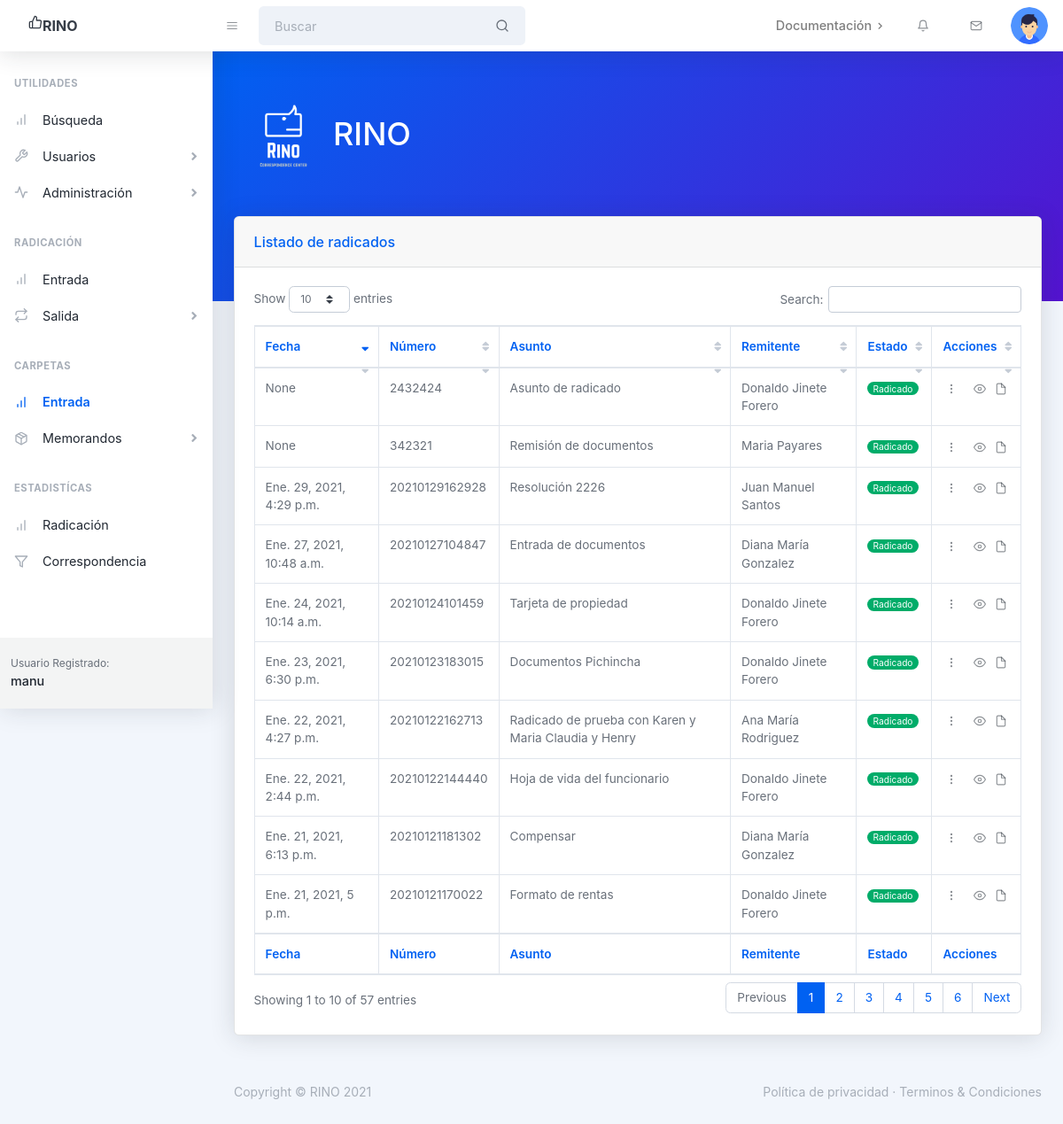
The app's page /correspondence/radicate/list/ (signed in) with its own data.
### correspondence/models.py (models this page shows, shortened)
class Radicate(models.Model):
    RADICATE_TYPES = [
        ('EN','Entrada'),
        ('SA','Salida'),
        ('ME','Memorando')
    ]
    RECEPTION_MODES = [
        ('VA','Valija'),
        ('EL','Electrónico'),
        ('472','472'),
        ('PR','Presencial')
    ]
    number = models.TextField(max_length=30,null=False)
    subject = models.TextField(max_length=256,null=True)
    type = models.TextField(max_length=60,null=False,choices=RADICATE_TYPES,default='EN')
    date_radicated = models.DateTimeField(default=datetime.now)
    creator = models.ForeignKey(User,on_delete=models.CASCADE,related_name='radicates_creator',default=False)
    person = models.ForeignKey('Person',on_delete=models.CASCADE,related_name='radicates_person',default=False)
    current_user = models.ForeignKey(User,on_delete=models.CASCADE,related_name='radicates_user',default=False)
    reception_mode = models.TextField(max_length=10,choices=RECEPTION_MODES,default='PR')
    document_file = models.FileField(upload_to="uploads/",blank=False,null=False)
    cmis_id = models.TextField(max_length=128,null=True)

class Person(models.Model):
    DOCUMENT_TYPES = [
        ('CC','Cédula de ciudadanía'),
        ('NIT','Número único de identificación tributaria'),
        ('TI','Tarjeta de identidad'),
        ('CE','Cédula de extranjería')
    ]
    document_type = models.TextField(max_length=60,choices=DOCUMENT_TYPES,null=True)
    document_number = models.CharField(max_length=25,null=True,unique=True)
    email = models.EmailField(null=True)
    name = models.CharField(max_length=256,null=False,blank=False,unique=True)
    city = models.ForeignKey('City',on_delete=models.CASCADE,related_name='persons',default=False)
    address = models.CharField(max_length=256,null=True,blank=True,unique=False)
    parent = models.ForeignKey('self',on_delete=models.CASCADE,blank=True,null=True)

### correspondence/views.py (the view)
# urls.py: path('radicate/list/',views.RadicateList.as_view(),name='list_radicate'),
class RadicateList(ListView):
    model = Radicate
    context_object_name = 'radicates'
    def get_queryset(self):
        queryset = super(RadicateList, self).get_queryset()
        queryset = queryset.filter(current_user=self.request.user)
        return queryset

### templates/correspondence/radicate_list.html
{% extends 'correspondence/main_template.html' %}
{% block content %}
  <div class="card mb-4">
      <div class="card-header">Listado de radicados</div>
      <div class="card-body">
        <div class="datatable">
          <table class="table table-bordered table-hover" id="radicateListTable" width="100%" cellspacing='0'>
            <thead>
              <tr>
                <th>Fecha</th>
                <th>Número</th>
                <th>Asunto</th>
                <th>Remitente</th>
                <th>Estado</th>
                <th>Acciones</th>
              </tr>
            </thead>
            <tfoot>
              <tr>
                <th>Fecha</th>
                <th>Número</th>
                <th>Asunto</th>
                <th>Remitente</th>
                <th>Estado</th>
                <th>Acciones</th>
              </tr>
            </tfoot>
            <tbody>
              {% for radicate in radicates %}
              <tr>
                <td>{{ radicate.date_radicated }}</td>
                <td>{{ radicate.number }}</td>
                <td>{{ radicate.subject }}</td>
                <td>{{ radicate.person.name }}</td>
                <td><div class="badge badge-success badge-pill">Radicado</div></td>
                <td>
                    <button class="btn btn-datatable btn-icon btn-transparent-dark mr-2"><i data-feather="more-vertical"></i></button>
                    <a href="{% url 'correspondence:detail_radicate' pk=radicate.pk %}" class="btn btn-datatable btn-icon btn-transparent-dark"><i data-feather="eye"></i></a>
                    {% if radicate.document_file %}
                      <a href="{{ radicate.document_file.url }}" class="btn btn-datatable btn-icon btn-transparent-dark"><i data-feather="file"></i></a>
                    {% endif %}
                </td>
              </tr>
              {% endfor %}
            </tbody>
          </table>
        </div>
      </div>
  </div>
{% endblock %}

### templates/correspondence/main_template.html (shortened to what this page needs)
<!DOCTYPE html>
<html lang="en">
    <head>
        {% load static %}
        <link href="https://cdn.datatables.net/1.10.22/css/dataTables.bootstrap4.min.css" rel="stylesheet" />
        <link href="https://cdn.jsdelivr.net/npm/daterangepicker/daterangepicker.css" rel="stylesheet" />
        <link rel="stylesheet" href="https://cdn.jsdelivr.net/npm/bootstrap-select@1.13.14/dist/css/bootstrap-select.min.css">
        <link rel="stylesheet" href="https://code.jquery.com/ui/1.12.1/themes/base/jquery-ui.css">
        <link rel="stylesheet" href="https://stackpath.bootstrapcdn.com/bootstrap/4.3.1/css/bootstrap.min.css">
        <link href="{% static 'correspondence/css/styles.css' %}" rel="stylesheet" />
        <link href="https://cdnjs.cloudflare.com/ajax/libs/bootstrap-fileinput/5.0.9/css/fileinput.min.css" media="all" rel="stylesheet" type="text/css" />
        <link rel="stylesheet" href="https://use.fontawesome.com/releases/v5.5.0/css/all.css">
    </head>
    <body class="nav-fixed">
        <nav class="topnav navbar navbar-expand shadow justify-content-between justify-content-sm-start navbar-light bg-white" id="sidenavAccordion">
            <a class="navbar-brand" href="index.html">
              <i class="ml-3" data-feather="thumbs-up"></i>RINO
            </a>
            <button class="btn btn-icon btn-transparent-dark order-1 order-lg-0 mr-lg-2" id="sidebarToggle"><i data-feather="menu"></i></button>
            <form class="form-inline mr-auto d-none d-md-block mr-3">
                <div class="input-group input-group-joined input-group-solid">
                    <input class="form-control mr-sm-2" type="search" placeholder="Buscar" aria-label="Search" />
                    <div class="input-group-append">
                        <div class="input-group-text"><i data-feather="search"></i></div>
                    </div>
                </div>
            </form>
            <ul class="navbar-nav align-items-center ml-auto">
                <li class="nav-item dropdown no-caret d-none d-sm-block mr-3">
                    <a class="nav-link dropdown-toggle" id="navbarDropdownDocs" href="javascript:void(0);" role="button" data-toggle="dropdown" aria-haspopup="true" aria-expanded="false">
                        <div class="font-weight-500">Documentación</div>
                        <i class="fas fa-chevron-right dropdown-arrow"></i>
                    </a>
                </li>
                <li class="nav-item dropdown no-caret d-none d-sm-block mr-3 dropdown-notifications">
                    <a class="btn btn-icon btn-transparent-dark dropdown-toggle" id="navbarDropdownAlerts" href="javascript:void(0);" role="button" data-toggle="dropdown" aria-haspopup="true" aria-expanded="false"><i data-feather="bell"></i></a>
                </li>
                <li class="nav-item dropdown no-caret d-none d-sm-block mr-3 dropdown-notifications">
                    <a class="btn btn-icon btn-transparent-dark dropdown-toggle" id="navbarDropdownMessages" href="javascript:void(0);" role="button" data-toggle="dropdown" aria-haspopup="true" aria-expanded="false"><i data-feather="mail"></i></a>
                </li>
                <li class="nav-item dropdown no-caret mr-3 mr-lg-0 dropdown-user">
                    <a class="btn btn-icon btn-transparent-dark dropdown-toggle" id="navbarDropdownUserImage" href="javascript:void(0);" role="button" data-toggle="dropdown" aria-haspopup="true" aria-expanded="false"><img class="img-fluid" src="{% static 'correspondence/assets/img/illustrations/profiles/Profile-Male-PNG.png' %}" /></a>
                </li>
            </ul>
        </nav>
        <div id="layoutSidenav">
            <div id="layoutSidenav_nav">
                <nav class="sidenav shadow-right sidenav-light">
                    <div class="sidenav-menu">
                        <div class="nav accordion" id="accordionSidenav">
                            <div class="sidenav-menu-heading">Utilidades</div>
                            <a class="nav-link" href="{% url 'correspondence:search_by_content'  %}">
                                <div class="nav-link-icon"><i data-feather="bar-chart"></i></div>
                                Búsqueda
                            </a>
                            <a class="nav-link collapsed" href="javascript:void(0);" data-toggle="collapse" data-target="#collapseUtilities" aria-expanded="false" aria-controls="collapseUtilities">
                                <div class="nav-link-icon"><i data-feather="tool"></i></div>
                                Usuarios
                                <div class="sidenav-collapse-arrow"><i class="fas fa-angle-down"></i></div>
                            </a>
                            <a class="nav-link collapsed" href="javascript:void(0);" data-toggle="collapse" data-target="#collapseDashboards" aria-expanded="false" aria-controls="collapseDashboards">
                                <div class="nav-link-icon"><i data-feather="activity"></i></div>
                                Administración
                                <div class="sidenav-collapse-arrow"><i class="fas fa-angle-down"></i></div>
                            </a>
                            <div class="sidenav-menu-heading">Radicación</div>
                            <a class="nav-link" href="{% url 'correspondence:search_names' %}">
                                <div class="nav-link-icon"><i data-feather="bar-chart"></i></div>
                                Entrada
                            </a>
                            <a class="nav-link collapsed" href="javascript:void(0);" data-toggle="collapse" data-target="#collapseFlows" aria-expanded="false" aria-controls="collapseFlows">
                                <div class="nav-link-icon"><i data-feather="repeat"></i></div>
                                Salida
                                <div class="sidenav-collapse-arrow"><i class="fas fa-angle-down"></i></div>
                            </a>
                            <div class="sidenav-menu-heading">Carpetas</div>
                            <a class="nav-link" href="{% url 'correspondence:list_radicate' %}">
                                <div class="nav-link-icon"><i data-feather="bar-chart"></i></div>
                                Entrada
                            </a>
                            <a class="nav-link collapsed" href="javascript:void(0);" data-toggle="collapse" data-target="#collapseComponents" aria-expanded="false" aria-controls="collapseComponents">
                                <div class="nav-link-icon"><i data-feather="package"></i></div>
                                Memorandos
                                <div class="sidenav-collapse-arrow"><i class="fas fa-angle-down"></i></div>
                            </a>
                            <div class="sidenav-menu-heading">Estadistícas</div>
                            <a class="nav-link" href="{% url 'correspondence:charts' %}">
                                <div class="nav-link-icon"><i data-feather="bar-chart"></i></div>
                                Radicación
                            </a>
                            <a class="nav-link" href="tables.html">
                                <div class="nav-link-icon"><i data-feather="filter"></i></div>
                                Correspondencia
                            </a>
                        </div>
                    </div>
                    <div class="sidenav-footer">
                        <div class="sidenav-footer-content">
                            <div class="sidenav-footer-subtitle">Usuario Registrado:</div>
                            <div class="sidenav-footer-title">{{ request.user.username }}</div>
                        </div>
                    </div>
                </nav>
            </div>
            <div id="layoutSidenav_content">
                <main>
                    <header class="page-header page-header-dark bg-gradient-primary-to-secondary pb-10">
                        <div class="container">
                            <div class="page-header-content pt-4">
                                <div class="row align-items-center justify-content-between">
                                    <div class="col-auto mt-4">
                                        <h1 class="page-header-title">
                                            <img class="float-left" src="{% static 'correspondence/assets/img/illustrations/FullColor_TransparentBg_1280x1024_72dpi_1.png' %}" style="max-width: 7rem" />
                                            RINO
                                        </h1>
                                    </div>
                                </div>
                            </div>
                        </div>
                    </header>
                    <div class="container mt-n10">
                      {% block content %}
                      {% endblock %}
                    </div>
                </main>
                <footer class="footer mt-auto footer-light">
                    <div class="container-fluid">
                        <div class="row">
                            <div class="col-md-6 small">Copyright &copy; RINO 2021</div>
                            <div class="col-md-6 text-md-right small">
                                <a href="#!">Política de privacidad</a>
                                &middot;
                                <a href="#!">Terminos &amp; Condiciones</a>
                            </div>
                        </div>
                    </div>
                </footer>
            </div>
        </div>
    </body>
</html>

### records on screen
Radicate: date_radicated "None", number "2432424", subject "Asunto de radicado", person.name "Donaldo Jinete Forero"
Radicate: date_radicated "None", number "342321", subject "Remisión de documentos", person.name "Maria Payares"
Radicate: date_radicated "Ene. 21, 2021, 5 p.m.", number "20210121170022", subject "Formato de rentas", person.name "Donaldo Jinete Forero"
Radicate: date_radicated "Ene. 21, 2021, 6:13 p.m.", number "20210121181302", subject "Compensar", person.name "Diana María Gonzalez"
Radicate: date_radicated "Ene. 22, 2021, 2:44 p.m.", number "20210122144440", subject "Hoja de vida del funcionario", person.name "Donaldo Jinete Forero"
Radicate: date_radicated "Ene. 22, 2021, 4:27 p.m.", number "20210122162713", subject "Radicado de prueba con Karen y Maria Claudia y Henry", person.name "Ana María Rodriguez"
Radicate: date_radicated "Ene. 23, 2021, 6:30 p.m.", number "20210123183015", subject "Documentos Pichincha", person.name "Donaldo Jinete Forero"
Radicate: date_radicated "Ene. 24, 2021, 10:14 a.m.", number "20210124101459", subject "Tarjeta de propiedad", person.name "Donaldo Jinete Forero"
Radicate: date_radicated "Ene. 27, 2021, 10:48 a.m.", number "20210127104847", subject "Entrada de documentos", person.name "Diana María Gonzalez"
Radicate: date_radicated "Ene. 29, 2021, 4:29 p.m.", number "20210129162928", subject "Resolución 2226", person.name "Juan Manuel Santos"

### other values on screen
{{ request.user.username }} "manu"
